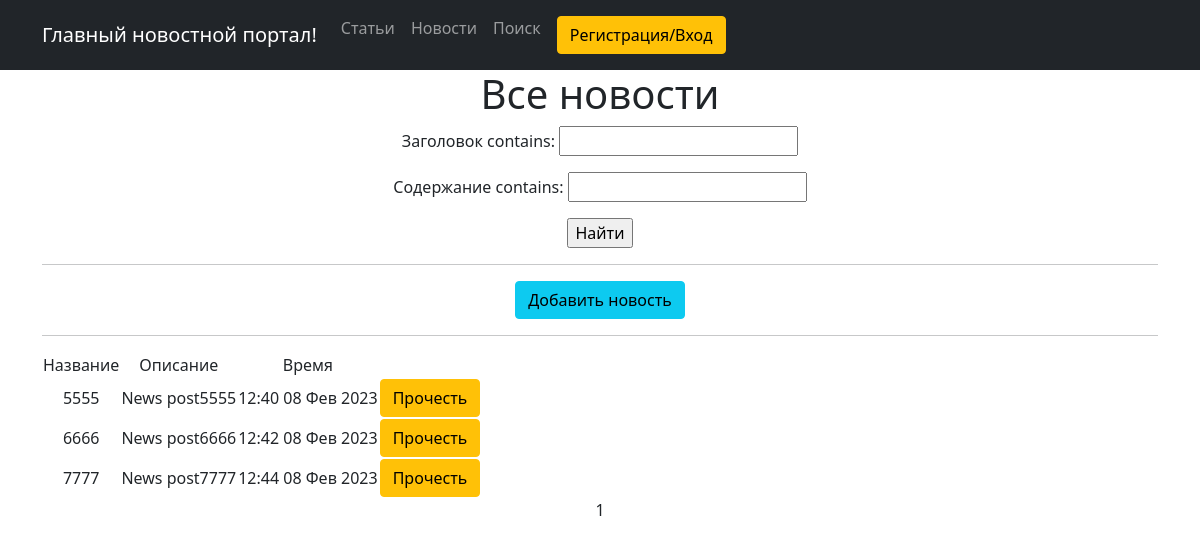
The page / on the database its author committed.
### simpleapp/models.py (models this page shows, shortened)
class News(models.Model):
    date = models.DateTimeField(default=datetime.now, verbose_name='Дата создания')
    name = models.CharField(max_length=50, unique=True, verbose_name='Заголовок')
    description = models.TextField(default="Ваша новость", verbose_name='Содержание')

### simpleapp/views.py (the view)
# urls.py: path('', NewsList.as_view(), name="news_list"),
class NewsList(ListView):  # Список новостей
    model = News
    ordering = 'name'
    template_name = 'news.html'
    context_object_name = 'news'
    paginate_by = 10
    def get_queryset(self):
        queryset = super().get_queryset()
        self.filterset = NewsFilter(self.request.GET, queryset)
        return self.filterset.qs
    def get_context_data(self, **kwargs):
        context = super().get_context_data(**kwargs)
        context['filterset'] = self.filterset
        return context

### simpleapp/templatetags/custom_filters.py (called while the page is built)
@register.filter()
def censor(value):
    try:
        if "редиска" in value:
            value = value.replace('редиска', 'р******')
            return value
        else:
            return value
    except:
        raise TypeError("Функция принимает только строки")

### templates/news.html (shortened to what this page needs)
{% extends 'flatpages/default.html' %}
{% load custom_filters %}
{% load custom_tags %}
{% block content %}
   <h1>Все новости</h1>
   <form action="" method="get">
       {{ filterset.form.as_p }}
       <input type="submit" value="Найти" />
   </form>
<hr>
<a href="{% url 'news_create'%}" class="btn btn-info" type="submit">Добавить новость</a>
   <hr>
   {% if news %}
       <table>
           <tr>
               <td>Название</td>
               <td>Описание</td>
               <td>Время</td>
           </tr>
           {% for post in news %}
           <tr>
               <td>{{ post.name }}</td>
               <td>{{ post.description|censor|truncatechars:20 }}</td>
               <td>{{ post.date|date:'h:s d M Y' }}</td>
               <td><a href="{% url 'news_detail' post.id %}" class="btn btn-warning">Прочесть</a></td>
           </tr>
           {% endfor %}
       </table>
   {% else %}
       <h2>Новостей нет!</h2>
   {% endif %}
   {{ page_obj.number }}
{% endblock content %}

### rows shown on the page
News: name "5555", description|censor "News post5555", date "12:40 08 Фев 2023"
News: name "6666", description|censor "News post6666", date "12:42 08 Фев 2023"
News: name "7777", description|censor "News post7777", date "12:44 08 Фев 2023"

### other values the page prints
{{ page_obj.number }} "1"
